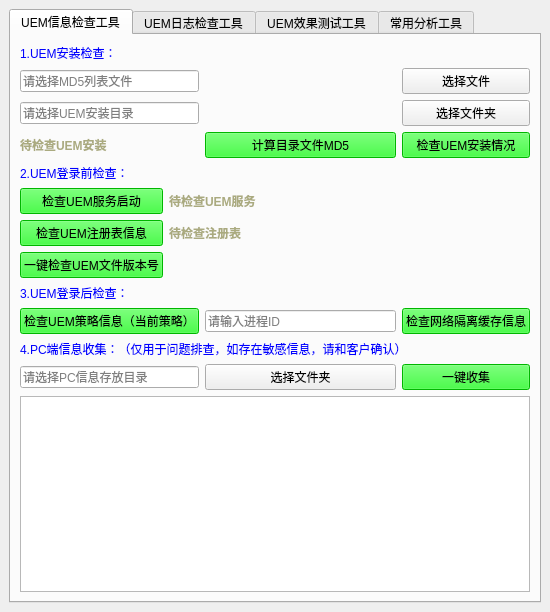
<?xml version="1.0" encoding="UTF-8"?>
<ui version="4.0">
 <class>MainWindow</class>
 <widget class="QMainWindow" name="MainWindow">
  <property name="geometry">
   <rect>
    <x>0</x>
    <y>0</y>
    <width>538</width>
    <height>612</height>
   </rect>
  </property>
  <property name="cursor">
   <cursorShape>ArrowCursor</cursorShape>
  </property>
  <property name="windowTitle">
   <string>UEM信息检查工具v1.7</string>
  </property>
  <property name="windowIcon">
   <iconset>
    <normaloff>res/skins/uem.ico</normaloff>res/skins/uem.ico</iconset>
  </property>
  <widget class="QWidget" name="centralwidget">
   <layout class="QGridLayout" name="gridLayout">
    <item row="0" column="0">
     <widget class="QTabWidget" name="tabWidget">
      <property name="currentIndex">
       <number>0</number>
      </property>
      <widget class="QWidget" name="tab">
       <attribute name="title">
        <string>UEM信息检查工具</string>
       </attribute>
       <layout class="QGridLayout" name="gridLayout_4">
        <item row="0" column="0">
         <widget class="QLabel" name="label_23">
          <property name="styleSheet">
           <string notr="true">color:#0000ff</string>
          </property>
          <property name="frameShadow">
           <enum>QFrame::Plain</enum>
          </property>
          <property name="text">
           <string>1.UEM安装检查：</string>
          </property>
          <property name="textFormat">
           <enum>Qt::AutoText</enum>
          </property>
         </widget>
        </item>
        <item row="1" column="0" colspan="2">
         <widget class="QLineEdit" name="lineEdit">
          <property name="styleSheet">
           <string notr="true"/>
          </property>
          <property name="text">
           <string/>
          </property>
          <property name="placeholderText">
           <string>请选择MD5列表文件</string>
          </property>
         </widget>
        </item>
        <item row="1" column="3">
         <widget class="QPushButton" name="pushButton">
          <property name="text">
           <string>选择文件</string>
          </property>
         </widget>
        </item>
        <item row="2" column="0" colspan="2">
         <widget class="QLineEdit" name="lineEdit_2">
          <property name="styleSheet">
           <string notr="true"/>
          </property>
          <property name="text">
           <string/>
          </property>
          <property name="placeholderText">
           <string>请选择UEM安装目录</string>
          </property>
         </widget>
        </item>
        <item row="2" column="3">
         <widget class="QPushButton" name="pushButton_2">
          <property name="text">
           <string>选择文件夹</string>
          </property>
         </widget>
        </item>
        <item row="3" column="0">
         <widget class="QLabel" name="label_3">
          <property name="font">
           <font>
            <weight>75</weight>
            <bold>true</bold>
           </font>
          </property>
          <property name="styleSheet">
           <string notr="true">color:#aaaa7f</string>
          </property>
          <property name="text">
           <string>待检查UEM安装</string>
          </property>
         </widget>
        </item>
        <item row="3" column="2">
         <widget class="QPushButton" name="pushButton_10">
          <property name="styleSheet">
           <string notr="true">background-color:#00ff00</string>
          </property>
          <property name="text">
           <string>计算目录文件MD5</string>
          </property>
         </widget>
        </item>
        <item row="3" column="3">
         <widget class="QPushButton" name="pushButton_4">
          <property name="styleSheet">
           <string notr="true">background-color:#00ff00</string>
          </property>
          <property name="text">
           <string>检查UEM安装情况</string>
          </property>
         </widget>
        </item>
        <item row="4" column="0">
         <widget class="QLabel" name="label_10">
          <property name="styleSheet">
           <string notr="true">color:#0000ff</string>
          </property>
          <property name="text">
           <string>2.UEM登录前检查：</string>
          </property>
         </widget>
        </item>
        <item row="5" column="0">
         <widget class="QPushButton" name="pushButton_6">
          <property name="styleSheet">
           <string notr="true">background-color:#00ff00</string>
          </property>
          <property name="text">
           <string>检查UEM服务启动</string>
          </property>
         </widget>
        </item>
        <item row="5" column="1" colspan="2">
         <widget class="QLabel" name="label_5">
          <property name="font">
           <font>
            <weight>75</weight>
            <bold>true</bold>
           </font>
          </property>
          <property name="styleSheet">
           <string notr="true">color:#aaaa7f</string>
          </property>
          <property name="text">
           <string>待检查UEM服务</string>
          </property>
         </widget>
        </item>
        <item row="6" column="0">
         <widget class="QPushButton" name="pushButton_5">
          <property name="styleSheet">
           <string notr="true">background-color:#00ff00</string>
          </property>
          <property name="text">
           <string>检查UEM注册表信息</string>
          </property>
         </widget>
        </item>
        <item row="6" column="1" colspan="2">
         <widget class="QLabel" name="label_4">
          <property name="font">
           <font>
            <weight>75</weight>
            <bold>true</bold>
           </font>
          </property>
          <property name="styleSheet">
           <string notr="true">color:#aaaa7f</string>
          </property>
          <property name="text">
           <string>待检查注册表</string>
          </property>
         </widget>
        </item>
        <item row="7" column="0">
         <widget class="QPushButton" name="pushButton_7">
          <property name="styleSheet">
           <string notr="true">background-color:#00ff00</string>
          </property>
          <property name="text">
           <string>一键检查UEM文件版本号</string>
          </property>
         </widget>
        </item>
        <item row="8" column="0">
         <widget class="QLabel" name="label_18">
          <property name="styleSheet">
           <string notr="true">color:#0000ff</string>
          </property>
          <property name="text">
           <string>3.UEM登录后检查：</string>
          </property>
         </widget>
        </item>
        <item row="9" column="0" colspan="2">
         <widget class="QPushButton" name="pushButton_14">
          <property name="styleSheet">
           <string notr="true">background-color:#00ff00</string>
          </property>
          <property name="text">
           <string>检查UEM策略信息（当前策略）</string>
          </property>
         </widget>
        </item>
        <item row="9" column="2">
         <widget class="QLineEdit" name="lineEdit_13">
          <property name="styleSheet">
           <string notr="true"/>
          </property>
          <property name="text">
           <string/>
          </property>
          <property name="placeholderText">
           <string>请输入进程ID</string>
          </property>
         </widget>
        </item>
        <item row="9" column="3">
         <widget class="QPushButton" name="pushButton_13">
          <property name="styleSheet">
           <string notr="true">background-color:#00ff00</string>
          </property>
          <property name="text">
           <string>检查网络隔离缓存信息</string>
          </property>
         </widget>
        </item>
        <item row="10" column="0" colspan="4">
         <widget class="QLabel" name="label_24">
          <property name="styleSheet">
           <string notr="true">color:#0000ff</string>
          </property>
          <property name="text">
           <string>4.PC端信息收集：（仅用于问题排查，如存在敏感信息，请和客户确认）</string>
          </property>
         </widget>
        </item>
        <item row="11" column="0" colspan="2">
         <widget class="QLineEdit" name="lineEdit_5">
          <property name="styleSheet">
           <string notr="true"/>
          </property>
          <property name="text">
           <string/>
          </property>
          <property name="placeholderText">
           <string>请选择PC信息存放目录</string>
          </property>
         </widget>
        </item>
        <item row="11" column="2">
         <widget class="QPushButton" name="pushButton_11">
          <property name="text">
           <string>选择文件夹</string>
          </property>
         </widget>
        </item>
        <item row="11" column="3">
         <widget class="QPushButton" name="pushButton_12">
          <property name="styleSheet">
           <string notr="true">background-color:#00ff00</string>
          </property>
          <property name="text">
           <string>一键收集</string>
          </property>
         </widget>
        </item>
        <item row="12" column="0" colspan="4">
         <widget class="QTextBrowser" name="textBrowser_2">
          <property name="baseSize">
           <size>
            <width>0</width>
            <height>0</height>
           </size>
          </property>
          <property name="styleSheet">
           <string notr="true">color:#0000ff</string>
          </property>
         </widget>
        </item>
       </layout>
      </widget>
      <widget class="QWidget" name="tab_2">
       <attribute name="title">
        <string>UEM日志检查工具</string>
       </attribute>
       <layout class="QGridLayout" name="gridLayout_3">
        <item row="0" column="0">
         <widget class="QLabel" name="label_30">
          <property name="styleSheet">
           <string notr="true">color:#0000ff</string>
          </property>
          <property name="frameShadow">
           <enum>QFrame::Plain</enum>
          </property>
          <property name="text">
           <string>1.UEM审计日志检查：</string>
          </property>
          <property name="textFormat">
           <enum>Qt::AutoText</enum>
          </property>
         </widget>
        </item>
        <item row="1" column="0">
         <widget class="QPushButton" name="pushButton_20">
          <property name="styleSheet">
           <string notr="true">background-color:#00ff00</string>
          </property>
          <property name="text">
           <string>查询下发的UEM审计代理地址及连通性</string>
          </property>
         </widget>
        </item>
        <item row="1" column="1">
         <widget class="QLabel" name="label_32">
          <property name="font">
           <font>
            <pointsize>9</pointsize>
           </font>
          </property>
          <property name="styleSheet">
           <string notr="true">color:#7d7d7d</string>
          </property>
          <property name="text">
           <string>(bRet=1表示连通，bRet=1表示不通)</string>
          </property>
         </widget>
        </item>
        <item row="2" column="0">
         <widget class="QPushButton" name="pushButton_21">
          <property name="styleSheet">
           <string notr="true">background-color:#00ff00</string>
          </property>
          <property name="text">
           <string>查询文件导入导出审计使用的地址</string>
          </property>
         </widget>
        </item>
        <item row="2" column="1">
         <widget class="QPushButton" name="pushButton_22">
          <property name="styleSheet">
           <string notr="true">background-color:#00ff00</string>
          </property>
          <property name="text">
           <string>查询剪切板拷贝审计使用的地址</string>
          </property>
         </widget>
        </item>
        <item row="3" column="0">
         <widget class="QLabel" name="label_29">
          <property name="styleSheet">
           <string notr="true">color:#0000ff</string>
          </property>
          <property name="text">
           <string>2.登录耗时日志检测：</string>
          </property>
         </widget>
        </item>
        <item row="4" column="0">
         <widget class="QPushButton" name="pushButton_19">
          <property name="styleSheet">
           <string notr="true">background-color:#00ff00</string>
          </property>
          <property name="text">
           <string>检查UEM登录流程耗时</string>
          </property>
         </widget>
        </item>
        <item row="5" column="0" colspan="2">
         <widget class="QTextBrowser" name="textBrowser_3">
          <property name="baseSize">
           <size>
            <width>0</width>
            <height>0</height>
           </size>
          </property>
          <property name="styleSheet">
           <string notr="true">color:#0000ff</string>
          </property>
         </widget>
        </item>
       </layout>
      </widget>
      <widget class="QWidget" name="tab_3">
       <attribute name="title">
        <string>UEM效果测试工具</string>
       </attribute>
       <layout class="QGridLayout" name="gridLayout_2">
        <item row="0" column="0" colspan="2">
         <widget class="QLabel" name="label_25">
          <property name="styleSheet">
           <string notr="true">color:#0000ff</string>
          </property>
          <property name="frameShadow">
           <enum>QFrame::Plain</enum>
          </property>
          <property name="text">
           <string>1.程序启动时长测试：</string>
          </property>
          <property name="textFormat">
           <enum>Qt::AutoText</enum>
          </property>
         </widget>
        </item>
        <item row="1" column="0" colspan="2">
         <widget class="QLineEdit" name="lineEdit_3">
          <property name="styleSheet">
           <string notr="true"/>
          </property>
          <property name="text">
           <string/>
          </property>
          <property name="placeholderText">
           <string>请选择程序路径</string>
          </property>
         </widget>
        </item>
        <item row="1" column="2" colspan="2">
         <widget class="QLineEdit" name="lineEdit_4">
          <property name="styleSheet">
           <string notr="true"/>
          </property>
          <property name="text">
           <string/>
          </property>
          <property name="placeholderText">
           <string>请输入启动程序的窗口名称</string>
          </property>
         </widget>
        </item>
        <item row="1" column="4">
         <widget class="QPushButton" name="pushButton_9">
          <property name="text">
           <string>选择程序</string>
          </property>
         </widget>
        </item>
        <item row="2" column="0">
         <widget class="QLabel" name="label_19">
          <property name="text">
           <string>程序启动时间：</string>
          </property>
         </widget>
        </item>
        <item row="2" column="2" colspan="2">
         <widget class="QLCDNumber" name="lcdNumber">
          <property name="sizeIncrement">
           <size>
            <width>0</width>
            <height>0</height>
           </size>
          </property>
          <property name="baseSize">
           <size>
            <width>0</width>
            <height>0</height>
           </size>
          </property>
          <property name="font">
           <font>
            <family>Arial</family>
            <weight>75</weight>
            <italic>false</italic>
            <bold>true</bold>
           </font>
          </property>
          <property name="contextMenuPolicy">
           <enum>Qt::DefaultContextMenu</enum>
          </property>
          <property name="styleSheet">
           <string notr="true">background-color:#55ffff</string>
          </property>
          <property name="inputMethodHints">
           <set>Qt::ImhNone</set>
          </property>
          <property name="smallDecimalPoint">
           <bool>false</bool>
          </property>
          <property name="digitCount">
           <number>6</number>
          </property>
          <property name="segmentStyle">
           <enum>QLCDNumber::Flat</enum>
          </property>
          <property name="value" stdset="0">
           <double>0.000000000000000</double>
          </property>
         </widget>
        </item>
        <item row="2" column="4">
         <widget class="QPushButton" name="pushButton_8">
          <property name="styleSheet">
           <string notr="true">background-color:#00ff00</string>
          </property>
          <property name="text">
           <string>测试程序拉起时间</string>
          </property>
          <property name="default">
           <bool>false</bool>
          </property>
         </widget>
        </item>
        <item row="3" column="0">
         <widget class="QLabel" name="label_26">
          <property name="styleSheet">
           <string notr="true">color:#0000ff</string>
          </property>
          <property name="frameShadow">
           <enum>QFrame::Plain</enum>
          </property>
          <property name="text">
           <string>2.网络访问测试：</string>
          </property>
          <property name="textFormat">
           <enum>Qt::AutoText</enum>
          </property>
         </widget>
        </item>
        <item row="4" column="0">
         <widget class="QLabel" name="label_13">
          <property name="font">
           <font>
            <weight>75</weight>
            <bold>true</bold>
           </font>
          </property>
          <property name="text">
           <string>访问类型：</string>
          </property>
         </widget>
        </item>
        <item row="5" column="0">
         <widget class="QLabel" name="label_14">
          <property name="font">
           <font>
            <weight>75</weight>
            <bold>true</bold>
           </font>
          </property>
          <property name="text">
           <string>目的地址：</string>
          </property>
         </widget>
        </item>
        <item row="6" column="0">
         <widget class="QLabel" name="label_15">
          <property name="font">
           <font>
            <weight>75</weight>
            <bold>true</bold>
           </font>
          </property>
          <property name="text">
           <string>目的端口：</string>
          </property>
         </widget>
        </item>
        <item row="7" column="0">
         <widget class="QLabel" name="label_16">
          <property name="font">
           <font>
            <weight>75</weight>
            <bold>true</bold>
           </font>
          </property>
          <property name="text">
           <string>访问次数：</string>
          </property>
         </widget>
        </item>
        <item row="8" column="0">
         <widget class="QLabel" name="label_17">
          <property name="font">
           <font>
            <weight>75</weight>
            <bold>true</bold>
           </font>
          </property>
          <property name="text">
           <string>访问时间：</string>
          </property>
         </widget>
        </item>
        <item row="4" column="1">
         <widget class="QComboBox" name="comboBox">
          <item>
           <property name="text">
            <string>TELNET</string>
           </property>
          </item>
          <item>
           <property name="text">
            <string>HTTP</string>
           </property>
          </item>
          <item>
           <property name="text">
            <string>HTTPS</string>
           </property>
          </item>
         </widget>
        </item>
        <item row="5" column="1">
         <widget class="QComboBox" name="comboBox_2">
          <item>
           <property name="text">
            <string>单个IP</string>
           </property>
          </item>
          <item>
           <property name="text">
            <string>IP范围</string>
           </property>
          </item>
          <item>
           <property name="text">
            <string>域名</string>
           </property>
          </item>
         </widget>
        </item>
        <item row="6" column="1">
         <widget class="QComboBox" name="comboBox_3">
          <item>
           <property name="text">
            <string>单个端口</string>
           </property>
          </item>
          <item>
           <property name="text">
            <string>端口范围</string>
           </property>
          </item>
         </widget>
        </item>
        <item row="7" column="1">
         <widget class="QComboBox" name="comboBox_4">
          <item>
           <property name="text">
            <string>访问一次</string>
           </property>
          </item>
          <item>
           <property name="text">
            <string>自定义</string>
           </property>
          </item>
          <item>
           <property name="text">
            <string>持续访问</string>
           </property>
          </item>
         </widget>
        </item>
        <item row="8" column="1">
         <widget class="QLCDNumber" name="lcdNumber_2">
          <property name="sizeIncrement">
           <size>
            <width>0</width>
            <height>0</height>
           </size>
          </property>
          <property name="baseSize">
           <size>
            <width>0</width>
            <height>0</height>
           </size>
          </property>
          <property name="font">
           <font>
            <family>Arial</family>
            <weight>75</weight>
            <italic>false</italic>
            <bold>true</bold>
           </font>
          </property>
          <property name="contextMenuPolicy">
           <enum>Qt::DefaultContextMenu</enum>
          </property>
          <property name="styleSheet">
           <string notr="true">background-color:#55ffff</string>
          </property>
          <property name="inputMethodHints">
           <set>Qt::ImhNone</set>
          </property>
          <property name="lineWidth">
           <number>1</number>
          </property>
          <property name="smallDecimalPoint">
           <bool>false</bool>
          </property>
          <property name="digitCount">
           <number>6</number>
          </property>
          <property name="segmentStyle">
           <enum>QLCDNumber::Flat</enum>
          </property>
          <property name="value" stdset="0">
           <double>0.000000000000000</double>
          </property>
          <property name="intValue" stdset="0">
           <number>0</number>
          </property>
         </widget>
        </item>
        <item row="5" column="2">
         <widget class="QLineEdit" name="lineEdit_6">
          <property name="styleSheet">
           <string notr="true"/>
          </property>
          <property name="text">
           <string/>
          </property>
          <property name="placeholderText">
           <string>例如：10.242.2.158</string>
          </property>
         </widget>
        </item>
        <item row="6" column="2">
         <widget class="QLineEdit" name="lineEdit_7">
          <property name="styleSheet">
           <string notr="true"/>
          </property>
          <property name="text">
           <string/>
          </property>
          <property name="placeholderText">
           <string>例如：80</string>
          </property>
         </widget>
        </item>
        <item row="7" column="2">
         <widget class="QLineEdit" name="lineEdit_8">
          <property name="styleSheet">
           <string notr="true"/>
          </property>
          <property name="text">
           <string/>
          </property>
          <property name="placeholderText">
           <string>默认访问一次</string>
          </property>
         </widget>
        </item>
        <item row="8" column="2">
         <widget class="QPushButton" name="pushButton_15">
          <property name="font">
           <font>
            <weight>75</weight>
            <bold>true</bold>
           </font>
          </property>
          <property name="styleSheet">
           <string notr="true">background-color:#00ff00</string>
          </property>
          <property name="text">
           <string>START</string>
          </property>
         </widget>
        </item>
        <item row="8" column="4">
         <widget class="QPushButton" name="pushButton_18">
          <property name="font">
           <font>
            <weight>75</weight>
            <bold>true</bold>
           </font>
          </property>
          <property name="styleSheet">
           <string notr="true">background-color:#ff0000</string>
          </property>
          <property name="text">
           <string>STOP</string>
          </property>
         </widget>
        </item>
        <item row="9" column="0" colspan="6">
         <widget class="QTextBrowser" name="textBrowser">
          <property name="baseSize">
           <size>
            <width>0</width>
            <height>0</height>
           </size>
          </property>
          <property name="styleSheet">
           <string notr="true">color:#0000ff</string>
          </property>
         </widget>
        </item>
       </layout>
      </widget>
      <widget class="QWidget" name="tab_4">
       <attribute name="title">
        <string>常用分析工具</string>
       </attribute>
       <layout class="QGridLayout" name="gridLayout_5">
        <item row="0" column="0" colspan="2">
         <widget class="QLabel" name="label_27">
          <property name="styleSheet">
           <string notr="true">color:#0000ff</string>
          </property>
          <property name="frameShadow">
           <enum>QFrame::Plain</enum>
          </property>
          <property name="text">
           <string>1.常用问题定位工具：</string>
          </property>
          <property name="textFormat">
           <enum>Qt::AutoText</enum>
          </property>
         </widget>
        </item>
        <item row="1" column="0">
         <widget class="QPushButton" name="pushButton_3">
          <property name="text">
           <string>Procexp</string>
          </property>
         </widget>
        </item>
        <item row="1" column="1" colspan="2">
         <widget class="QPushButton" name="pushButton_16">
          <property name="text">
           <string>ResHacker</string>
          </property>
         </widget>
        </item>
        <item row="1" column="3">
         <widget class="QPushButton" name="pushButton_29">
          <property name="text">
           <string>DebugView</string>
          </property>
         </widget>
        </item>
        <item row="1" column="4">
         <widget class="QPushButton" name="pushButton_17">
          <property name="text">
           <string>Procmon</string>
          </property>
         </widget>
        </item>
        <item row="1" column="5" colspan="2">
         <widget class="QPushButton" name="pushButton_23">
          <property name="text">
           <string>hash_1.0.4</string>
          </property>
         </widget>
        </item>
        <item row="1" column="7">
         <widget class="QPushButton" name="pushButton_24">
          <property name="text">
           <string>FVIE</string>
          </property>
         </widget>
        </item>
        <item row="2" column="0" colspan="8">
         <widget class="QLabel" name="label_28">
          <property name="styleSheet">
           <string notr="true">color:#0000ff</string>
          </property>
          <property name="frameShadow">
           <enum>QFrame::Plain</enum>
          </property>
          <property name="text">
           <string>2.程序信息一键收集工具：（用于程序仓库信息收集,默认版权信息不输出到Execl）</string>
          </property>
          <property name="textFormat">
           <enum>Qt::AutoText</enum>
          </property>
         </widget>
        </item>
        <item row="3" column="0" colspan="4">
         <widget class="QLineEdit" name="lineEdit_9">
          <property name="styleSheet">
           <string notr="true"/>
          </property>
          <property name="text">
           <string/>
          </property>
          <property name="placeholderText">
           <string>请选择exe程序</string>
          </property>
         </widget>
        </item>
        <item row="3" column="4">
         <widget class="QPushButton" name="pushButton_25">
          <property name="text">
           <string>选择程序</string>
          </property>
         </widget>
        </item>
        <item row="3" column="6" colspan="2">
         <widget class="QPushButton" name="pushButton_26">
          <property name="styleSheet">
           <string notr="true">background-color:#aaff00</string>
          </property>
          <property name="text">
           <string>一键查询程序信息</string>
          </property>
         </widget>
        </item>
        <item row="4" column="0" colspan="4">
         <widget class="QLineEdit" name="lineEdit_14">
          <property name="styleSheet">
           <string notr="true"/>
          </property>
          <property name="text">
           <string/>
          </property>
          <property name="placeholderText">
           <string>请选择程序仓库Excel存放路径</string>
          </property>
         </widget>
        </item>
        <item row="4" column="4">
         <widget class="QPushButton" name="pushButton_28">
          <property name="text">
           <string>选择文件夹</string>
          </property>
         </widget>
        </item>
        <item row="5" column="0" colspan="2">
         <widget class="QLineEdit" name="lineEdit_10">
          <property name="styleSheet">
           <string notr="true"/>
          </property>
          <property name="text">
           <string/>
          </property>
          <property name="placeholderText">
           <string>请输入程序名称</string>
          </property>
         </widget>
        </item>
        <item row="5" column="2" colspan="2">
         <widget class="QLineEdit" name="lineEdit_11">
          <property name="styleSheet">
           <string notr="true"/>
          </property>
          <property name="text">
           <string/>
          </property>
          <property name="placeholderText">
           <string>请输入标签</string>
          </property>
         </widget>
        </item>
        <item row="5" column="4" colspan="2">
         <widget class="QLineEdit" name="lineEdit_12">
          <property name="styleSheet">
           <string notr="true"/>
          </property>
          <property name="text">
           <string/>
          </property>
          <property name="placeholderText">
           <string>请输入描述</string>
          </property>
         </widget>
        </item>
        <item row="5" column="6" colspan="2">
         <widget class="QPushButton" name="pushButton_27">
          <property name="styleSheet">
           <string notr="true">background-color:#00ff00</string>
          </property>
          <property name="text">
           <string>生成execl结果</string>
          </property>
         </widget>
        </item>
        <item row="6" column="0" colspan="8">
         <widget class="QTextBrowser" name="textBrowser_4">
          <property name="baseSize">
           <size>
            <width>0</width>
            <height>0</height>
           </size>
          </property>
          <property name="styleSheet">
           <string notr="true">color:#0000ff</string>
          </property>
         </widget>
        </item>
       </layout>
      </widget>
     </widget>
    </item>
   </layout>
  </widget>
 </widget>
 <resources/>
 <connections/>
</ui>
